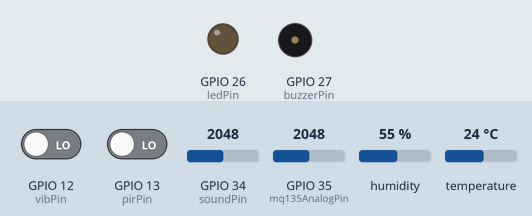
Recording of a sketch running on a simulated ESP32. Parts: output pins drawn as LEDs (lit = HIGH), buzzer (waves = sounding). The inputs (shaded band) are chosen by the test bench; at power-on: GPIO 13 (pirPin) LOW, GPIO 34 (soundPin) = 2048, GPIO 12 (vibPin) LOW, GPIO 35 (mq135AnalogPin) = 2048, humidity 55 %, temperature 24 °C. WiFi joins after 1.5 s; servers stay silent unless stated; the local clock reads 2024-03-15 10:24:30 at power-on unless the sketch sets it; what the sketch prints to the serial monitor is not drawn.

Above: at 3.0 s.
3.1 s: GPIO 13 (pirPin) driven HIGH
11.5 s: GPIO 34 (soundPin) set to 427
19.5 s: GPIO 34 (soundPin) set to 357
24.5 s: GPIO 12 (vibPin) driven HIGH
At 32.0 s:
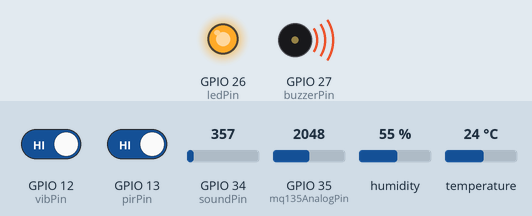
Timing chart, 0 to 33.5 s (numbered marks = the images above; inputs shaded):
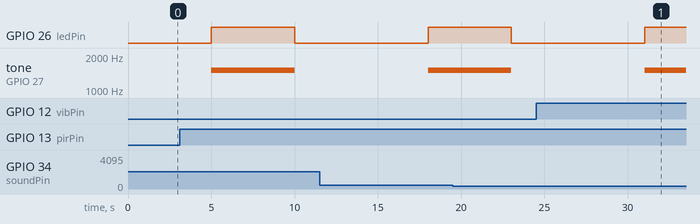

Measured:
- after the input at 24.5 s, GPIO 26 (ledPin): LOW → HIGH after 6.5 s; tone on GPIO 27 (buzzerPin): silent → 1500 Hz after 6.5 s

The sketch:

code.ino
```cpp
// Portable Border Intrusion Detection System (BIDS) Prototype

// V8: Power Management (Deep Sleep) Removed for continuous operation.

// GSM Module Removed. Alerts are now WiFi/Blynk only.

// Includes DHT11 (Temp/Humidity) and MQ135 (Air Quality) environmental sensors.

// Target Microcontroller: ESP32


// ----------------------

// Blynk Configuration (MUST BE BEFORE #includes)

// ----------------------

#define BLYNK_TEMPLATE_ID "xxxxx"
#define BLYNK_TEMPLATE_NAME "Border Security Monitor"
#define BLYNK_AUTH_TOKEN "xxxxxx"


// ----------------------

// Libraries

// ----------------------

#include <WiFi.h>

#include <BlynkSimpleEsp32.h>

#include "time.h"

#include <DHT.h> // Library for DHT sensor


// Your WiFi credentials

char ssid[] = "xxx";

char pass[] = "xxxxx";


// ----------------------

// Time & Location Configuration

// ----------------------

const char* ntpServer = "pool.ntp.org";

const long gmtOffset_sec = 19800; // India Standard Time (UTC +5:30)

const int daylightOffset_sec = 0; // No daylight saving

const char* location = "Bengaluru, India";


// ----------------------

// Blynk Virtual Pins

// ----------------------

#define V_TERMINAL        V0

#define V_PIR_STATUS      V1

#define V_VIB_STATUS      V2

#define V_SOUND_LEVEL     V3

#define V_SYSTEM_STATUS   V4

#define V_INTRUSION_TABLE V5

#define V_TEMPERATURE     V6

#define V_HUMIDITY        V7

#define V_AIR_QUALITY     V8


// ----------------------

// Pin Definitions

// ----------------------

const int pirPin = 13;

const int vibPin = 12;

const int soundPin = 34;

const int buzzerPin = 27;

const int ledPin = 26;


#define DHTPIN 14

#define DHTTYPE DHT11

const int mq135AnalogPin = 35;

const int mq135DigitalPin = 15; // Digital pin is read but not used for wakeup


// ----------------------

// Configuration

// ----------------------

const int soundThreshold = 400;

const int airQualityThreshold = 700;

const unsigned long alertDuration = 5000;

const unsigned long resetDelay = 3000;

const unsigned long debounceDelay = 5000; // Increased debounce for continuous mode


// ----------------------

// Global Variables & Objects

// ----------------------

DHT dht(DHTPIN, DHTTYPE);

BlynkTimer timer;


unsigned long lastTriggerTime = 0;

int eventCount = 0;

bool currentlyAlerting = false;

unsigned long alertStartTime = 0;


// ----------------------

// Setup Function (Runs once)

// ----------------------

void setup() {

    Serial.begin(115200);

    Serial.println("\n--------------------");

    Serial.println("BIDS Initializing...");


    pinMode(pirPin, INPUT);

    pinMode(vibPin, INPUT);

    pinMode(mq135DigitalPin, INPUT);

    pinMode(buzzerPin, OUTPUT);

    pinMode(ledPin, OUTPUT);

    digitalWrite(ledPin, LOW);

    dht.begin();


    connectToNetwork();


    // Setup a timer to send sensor data to Blynk every 2 seconds

    timer.setInterval(2000L, sendSensorData);


    Blynk.virtualWrite(V_TERMINAL, "System Initialized and Online.\n");

    Blynk.virtualWrite(V_SYSTEM_STATUS, 1); // Armed

}


// ----------------------

// Main Loop (Runs continuously)

// ----------------------

void loop() {

    Blynk.run();

    timer.run();


    // Handle alert state timeout

    if (currentlyAlerting && (millis() - alertStartTime >= alertDuration)) {

        endAlert();

    }


    // Only check for new events if not currently alerting

    if (!currentlyAlerting) {

        checkIntrusion();

        checkEnvironmentalHazard();

    }

}


// ----------------------

// Core Logic Functions

// ----------------------

void checkIntrusion() {

    // Check for trigger only if debounce time has passed

    if (millis() - lastTriggerTime < debounceDelay) {

        return;

    }


    int pirState = digitalRead(pirPin);


    if (pirState == HIGH) {

        Serial.println("PIR Triggered. Checking secondary sensors...");


        int vibState = digitalRead(vibPin);

        int soundValue = analogRead(soundPin);

        bool vibrationDetected = (vibState == HIGH);

        bool soundDetected = (soundValue > soundThreshold);


        if (vibrationDetected || soundDetected) {

            String eventReason = vibrationDetected ? "Motion+Vibration" : "Motion+Sound";

            String currentTime = getFormattedTime();


            triggerAlert("INTRUSION: " + eventReason, true);

            Blynk.logEvent("intrusion_alert", "Intrusion Detected: " + eventReason);

            logEventToBlynk(currentTime, eventReason);

        } else {

            Serial.println("Motion detected, but no secondary confirmation. False Positive.");

        }


        lastTriggerTime = millis(); // Reset debounce timer after any PIR trigger

    }

}


void checkEnvironmentalHazard() {

    // Check for trigger only if debounce time has passed

    if (millis() - lastTriggerTime < debounceDelay) {

        return;

    }


    int airQualityValue = analogRead(mq135AnalogPin);


    if (airQualityValue > airQualityThreshold) {

        Serial.println("High air quality value detected.");

        String currentTime = getFormattedTime();


        triggerAlert("HAZARD: Poor Air Quality", false);

        Blynk.logEvent("hazard_alert", "Poor air quality detected!");

        logEventToBlynk(currentTime, "Hazard: Air Quality");


        lastTriggerTime = millis(); // Reset debounce timer

    }

}


void connectToNetwork() {

    Serial.println("Connecting to WiFi and Blynk...");

    WiFi.begin(ssid, pass);

    int retries = 20;

    while (WiFi.status() != WL_CONNECTED && retries > 0) {

        delay(500); Serial.print("."); retries--;

    }


    if (WiFi.status() == WL_CONNECTED) {

        Serial.println("\nWiFi Connected.");

        configTime(gmtOffset_sec, daylightOffset_sec, ntpServer);

        Blynk.config(BLYNK_AUTH_TOKEN);

        if (!Blynk.connect()) Serial.println("Failed to connect to Blynk.");

        else Serial.println("Blynk Connected.");

    } else {

        Serial.println("\nFailed to connect to WiFi.");

    }

}


// ----------------------

// Helper & Blynk Functions

// ----------------------

String getFormattedTime() {

  struct tm timeinfo;

  if(!getLocalTime(&timeinfo)){ return "No Time Sync"; }

  char timeStringBuff[50];

  strftime(timeStringBuff, sizeof(timeStringBuff), "%d-%m-%Y %H:%M:%S", &timeinfo);

  return String(timeStringBuff);

}


void sendSensorData() {

    Blynk.virtualWrite(V_PIR_STATUS, digitalRead(pirPin) ? 255 : 0);

    Blynk.virtualWrite(V_VIB_STATUS, digitalRead(vibPin) ? 255 : 0);

    Blynk.virtualWrite(V_SOUND_LEVEL, analogRead(soundPin));

    Blynk.virtualWrite(V_TEMPERATURE, dht.readTemperature());

    Blynk.virtualWrite(V_HUMIDITY, dht.readHumidity());

    Blynk.virtualWrite(V_AIR_QUALITY, analogRead(mq135AnalogPin));

}


void logEventToBlynk(String timestamp, String reason) {

    eventCount++;

    Blynk.virtualWrite(V_INTRUSION_TABLE, "\nlocation", eventCount,"\t" ,timestamp, "\t",reason);

}


void triggerAlert(String message, bool isIntrusion) {

    Serial.println("**********************************");

    Serial.println(message);

    Serial.println("**********************************");


    currentlyAlerting = true;

    alertStartTime = millis();


    Blynk.virtualWrite(V_TERMINAL, "******************\n" + message + "\n******************\n");

    Blynk.virtualWrite(V_SYSTEM_STATUS, 0);


    digitalWrite(ledPin, HIGH);


    if (isIntrusion) {

        tone(buzzerPin, 1500);

    } else {

        // Since loop is non-blocking, we can't use a for-loop with delay here.

        // A simple continuous tone will be used for hazard in this mode.

        tone(buzzerPin, 2500, alertDuration);

    }

}

void endAlert() {

    Serial.println("Alert Duration ended. Resetting system.");

    Blynk.virtualWrite(V_TERMINAL, "Alert ended. Re-arming system.\n");

    currentlyAlerting = false;

    noTone(buzzerPin);

    digitalWrite(ledPin, LOW);

    Blynk.virtualWrite(V_SYSTEM_STATUS, 1);

    delay(resetDelay); // Short delay before re-arming to prevent instant re-trigger

    lastTriggerTime = millis(); // Reset debounce timer after alert

}
```
